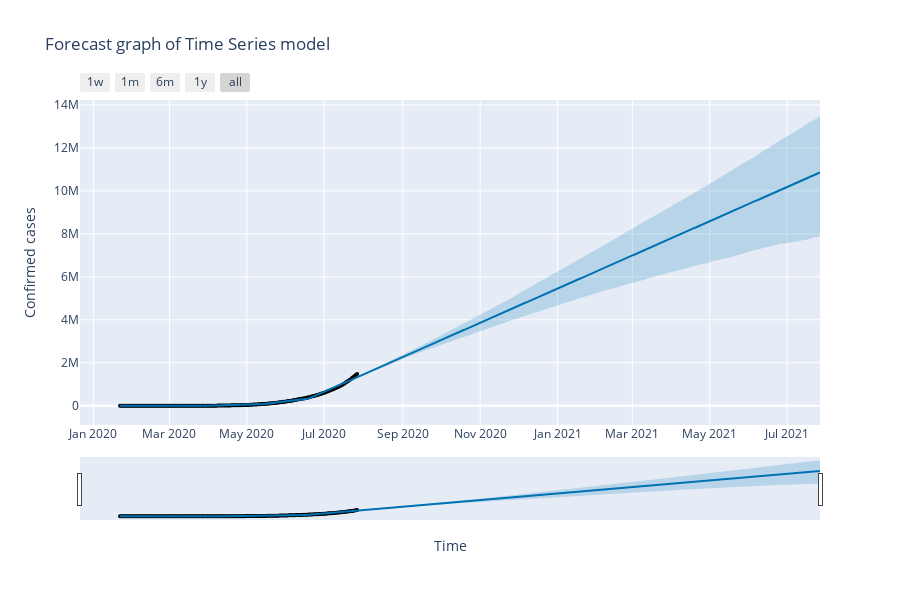

Notebook code for this chart:
### Code cell
fig = plot_plotly(model,prediction,xlabel='Time',ylabel='Confirmed cases')
fig.update_layout(title='Forecast graph of Time Series model')
fig.show()

### Figure 1 — Plotly figure (JSON) as saved in the notebook; plotly's stock layout.template omitted (floating-point values rounded to 4 significant figures; data arrays with more than 128 entries replaced by an {"elided": "..."} marker saying what was removed)
{"data": [{"marker": {"color": "black", "size": 4}, "mode": "markers", "name": "Actual", "type": "scatter", "x": {"elided": "188 str values"}, "y": {"elided": "188 int values"}}, {"hoverinfo": "skip", "line": {"width": 0}, "mode": "lines", "type": "scatter", "x": {"elided": "553 str values"}, "y": {"elided": "553 float values"}}, {"fill": "tonexty", "fillcolor": "rgba(0, 114, 178, 0.2)", "line": {"color": "#0072B2", "width": 2}, "mode": "lines", "name": "Predicted", "type": "scatter", "x": {"elided": "553 str values"}, "y": {"elided": "553 float values"}}, {"fill": "tonexty", "fillcolor": "rgba(0, 114, 178, 0.2)", "hoverinfo": "skip", "line": {"width": 0}, "mode": "lines", "type": "scatter", "x": {"elided": "553 str values"}, "y": {"elided": "553 float values"}}], "layout": {"height": 600, "showlegend": false, "title": {"text": "Forecast graph of Time Series model"}, "width": 900, "xaxis": {"rangeselector": {"buttons": [{"count": 7, "label": "1w", "step": "day", "stepmode": "backward"}, {"count": 1, "label": "1m", "step": "month", "stepmode": "backward"}, {"count": 6, "label": "6m", "step": "month", "stepmode": "backward"}, {"count": 1, "label": "1y", "step": "year", "stepmode": "backward"}, {"step": "all"}]}, "rangeslider": {"visible": true}, "title": {"text": "Time"}, "type": "date"}, "yaxis": {"title": {"text": "Confirmed cases"}}}}
